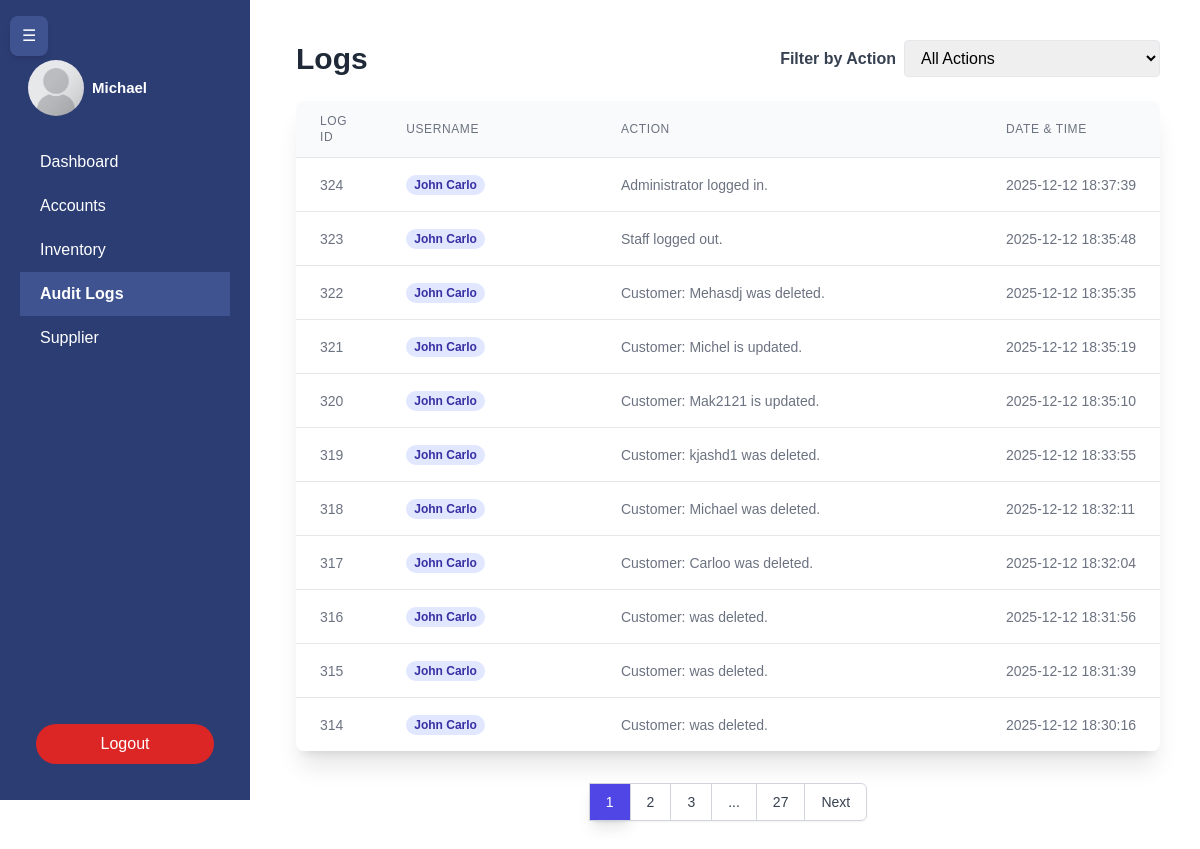
/user/admin/logs.php (signed in), run on the app's committed database.
### tables this page shows
CREATE TABLE `users` (
  `id` int(11) NOT NULL,
  `name` varchar(45) DEFAULT NULL,
  `email` varchar(45) NOT NULL,
  `password_hash` varchar(255) NOT NULL,
  `roles` enum('admin','staff') NOT NULL,
  `is_deleted` tinyint(1) NOT NULL
);

CREATE TABLE `audit_logs` (
  `id` int(11) NOT NULL,
  `user_id` int(11) NOT NULL,
  `action` varchar(255) NOT NULL,
  `date_time` datetime NOT NULL
);

### db.php (called while the page is built, shortened)
<?php
$current_url = $_SERVER['SCRIPT_NAME'];
$initial_margin_class = (isset($_SESSION['sidebar_initial_state']) && $_SESSION['sidebar_initial_state'] == 'collapsed') ? 'ml-16' : 'ml-64';
$activePage = basename($current_url);
?>

### backend/audit.php (called while the page is built, shortened)
<?php
include "../../db.php";
$records_per_page = 11;
$current_page = (isset($_GET['page']) && is_numeric($_GET['page'])) ? (int) $_GET['page'] : 1;
$where = '';
$total_records_query = "SELECT COUNT(*) FROM audit_logs a JOIN USERS u ON a.user_id = u.id" . $where;
$stmt_count = $conn->prepare($total_records_query);
$stmt_count->execute();
$total_records = $stmt_count->fetchColumn();
$total_pages = ceil($total_records / $records_per_page);
$offset = ($current_page - 1) * $records_per_page;
$audit_logs_query = "
    SELECT a.id, a.action, u.name, a.date_time, u.roles FROM
    audit_logs a
    JOIN USERS u ON a.user_id = u.id
    " . $where . "
    ORDER BY a.date_time DESC
    LIMIT :limit OFFSET :offset";
$stmt = $conn->prepare($audit_logs_query);
$stmt->bindParam(':limit', $records_per_page, PDO::PARAM_INT);
$stmt->bindParam(':offset', $offset, PDO::PARAM_INT);
$stmt->execute();
$logs = $stmt->fetchAll();
$filter_param = '';
?>

### user/admin/logs.php (the view, shortened to what this page needs)
<?php
include "../../backend/audit.php";
?>
<!DOCTYPE html>
<html lang="en">
<head>
    <link rel="stylesheet" href="../../css/admin.css">
    <script src="https://cdn.tailwindcss.com"></script>
</head>
<body>
    <?php include "sidebar.php"; ?>
    <div class="ml-64 p-10 <?= $initial_margin_class ?> fade-in-content">
        <div class="flex justify-between items-center mb-6">
            <h1 class="text-3xl font-bold text-gray-800">Logs</h1>
            <form method="GET" class="flex items-center gap-2">
                <label class="block text-gray-700 font-semibold">Filter by Action</label>
                <select id="actionFilter" name="action" onchange="this.form.submit()"
                    class="border rounded px-3 py-2 w-64 transition duration-200 hover:border-indigo-500 focus:ring-2 focus:ring-indigo-500">
                    <option value="" <?php if (empty($selected_action))
                        echo 'selected'; ?>>All Actions</option>
                </select>
            </form>
        </div>
        <div class="bg-white rounded-lg shadow-xl overflow-x-auto">
            <table class="min-w-full divide-y divide-gray-200" style="table-layout: fixed;">
                <thead class="bg-gray-50">
                    <tr>
                        <th class="px-6 py-3 text-left text-xs font-medium text-gray-500 uppercase tracking-wider"
                            style="width: 10%;">Log ID</th>
                        <th class="px-6 py-3 text-left text-xs font-medium text-gray-500 uppercase tracking-wider"
                            style="width: 25%;">Username</th>
                        <th class="px-6 py-3 text-left text-xs font-medium text-gray-500 uppercase tracking-wider"
                            style="width: 45%;">Action</th>
                        <th class="px-6 py-3 text-left text-xs font-medium text-gray-500 uppercase tracking-wider"
                            style="width: 20%;">Date & Time</th>
                    </tr>
                </thead>
                <tbody class="bg-white divide-y divide-gray-200">
                    <?php foreach ($logs as $log): ?>
                        <tr class="transition duration-150 hover:bg-gray-50 hover:shadow-md">
                            <td class="px-6 py-4 whitespace-nowrap text-sm text-gray-500">
                                <?php echo htmlspecialchars($log['id']); ?></td>
                            <td class="px-6 py-4 whitespace-nowrap text-sm text-gray-500"><span
                                    class="px-2 inline-flex text-xs leading-5 font-semibold rounded-full
                        <?php echo ($log['roles'] == 'admin') ? 'bg-indigo-100 text-indigo-800' : 'bg-green-100 text-green-800'; ?> transition duration-150 hover:scale-[1.05]">
                                    <?php echo htmlspecialchars($log['name']); ?>
                                </span></td>
                            <td class="px-6 py-4 text-sm text-gray-500 whitespace-normal break-words">
                                <?php echo htmlspecialchars($log['action']); ?></td>
                            <td class="px-6 py-4 whitespace-nowrap text-sm text-gray-500">
                                <?php echo htmlspecialchars($log['date_time']); ?></td>
                        </tr>
                    <?php endforeach; ?>
                </tbody>
            </table>
        </div>
        <div class="mt-8 flex justify-center">
            <nav class="relative z-0 inline-flex rounded-md shadow-sm -space-x-px" aria-label="Pagination">
                <?php
                $max_links = 3;
                $start_page = max(1, $current_page - floor($max_links / 2));
                $end_page = min($total_pages, $current_page + floor($max_links / 2));
                if ($end_page - $start_page + 1 < $max_links) {
                    if ($start_page > 1) {
                        $start_page = max(1, $start_page - ($max_links - ($end_page - $start_page + 1)));
                    } elseif ($end_page < $total_pages) {
                        $end_page = min($total_pages, $end_page + ($max_links - ($end_page - $start_page + 1)));
                    }
                }
                ?>
                        <?php
                for ($i = $start_page; $i <= $end_page; $i++): ?>
                    <a href="?page=<?php echo $i . $filter_param; ?>"
                       class="<?php echo ($i == $current_page) ? 'bg-indigo-600 text-white shadow-lg' : 'bg-white text-gray-700 hover:bg-gray-100'; ?>
                        relative inline-flex items-center px-4 py-2 border border-gray-300 text-sm font-medium transition duration-150">
                        <?php echo $i; ?>
                    </a>
                <?php endfor; ?>
                <?php
                if ($end_page < $total_pages) {
                    if ($end_page < $total_pages - 1) {
                        ?>
                        <span class="relative inline-flex items-center px-4 py-2 border border-gray-300 bg-white text-gray-700 text-sm font-medium">...</span>
                        <?php
                    }
                    ?>
                    <a href="?page=<?php echo $total_pages . $filter_param; ?>" class="bg-white text-gray-700 hover:bg-gray-100 relative inline-flex items-center px-4 py-2 border border-gray-300 text-sm font-medium transition duration-150"><?php echo $total_pages; ?></a>
                    <?php
                }
                ?>
                <?php if ($current_page < $total_pages): ?>
                    <a href="?page=<?php echo $current_page + 1 . $filter_param; ?>"
                        class="relative inline-flex items-center px-4 py-2 border border-gray-300 text-sm font-medium rounded-r-md text-gray-700 bg-white hover:bg-indigo-500 hover:text-white transition duration-150">
                        Next
                    </a>
                <?php endif; ?>
            </nav>
        </div>
</body>
</html>

### user/admin/sidebar.php (shortened to what this page needs)
<?php
$logged_in = "SELECT name FROM users where id = ?";
$logged_in_stmt = $conn->prepare($logged_in);
$logged_in_stmt->execute([$_SESSION["id"]]);
$logged_name = $logged_in_stmt->fetchColumn();
?>
<button id="toggleSidebar"
    class="fixed top-4 left-2.5 z-50 bg-[#3f5391] text-white px-3 py-2 rounded-lg shadow-md hover:bg-[#2C3D74] transition">
    ☰
</button>
<div id="sidebar" class="sidebar transition-all duration-300">
    <div class="flex justify-center items-center p-4"></div>
    <div class="flex items-center mb-4 p-2">
        <img class="profile rounded-full mr-2 w-14 h-14" src="../../images/profile/placeholder.png" alt="">
        <span style="font-size:15px; font-weight:bold;"><?= htmlspecialchars($logged_name) ?></span>
    </div>
    <a href="admin.php" class="<?= $activePage == 'admin.php' ? 'active' : '' ?>">Dashboard</a>
    <a href="staff_creation.php" class="<?= $activePage == 'staff_creation.php' ? 'active' : '' ?>">Accounts</a>
    <a href="inventory_management.php"
        class="<?= $activePage == 'inventory_management.php' ? 'active' : '' ?>">Inventory</a>
    <a href="logs.php" class="<?= $activePage == 'logs.php' ? 'active' : '' ?>">Audit Logs</a>
    <a href="supplier.php" class="<?= $activePage == 'supplier.php' ? 'active' : '' ?>">Supplier</a>
    <form action="../../backend/logout.php" method="POST" class="mt-auto p-4">
        <button class="w-full bg-red-600 hover:bg-red-700 text-white px-6 py-2 rounded-full transition">
            Logout
        </button>
    </form>
</div>

### css/admin.css (style rules this page uses)
body { margin: 0; font-family: Arial, sans-serif; }
.sidebar { width: 250px; background-color: #333; color: white; padding: 20px; box-sizing: border-box; }
.sidebar a { transition: background-color 0.3s ease, color 0.3s ease; }
.sidebar { width: 250px; background-color: #2c3d74; color: white; height: 100vh; position: fixed; display: flex; flex-direction: column; transition: width 0.3s ease; }
.sidebar a { color: white; padding: 10px 20px; display: block; text-decoration: none; }
.sidebar .active { background-color: #3f5391; font-weight: bold; }
.fade-in-content { animation: fadeIn 0.8s ease-out forwards; }

### user/admin/logs.php (style rules this page uses)
.fade-in-content { animation: fadeIn 0.8s ease-out forwards; }

### data on the page
users: name "Michael"
audit_logs: id "324", user.name "John Carlo", action "Administrator logged in.", date_time "2025-12-12 18:37:39"
audit_logs: id "323", user.name "John Carlo", action "Staff logged out.", date_time "2025-12-12 18:35:48"
audit_logs: id "322", user.name "John Carlo", action "Customer: Mehasdj was deleted.", date_time "2025-12-12 18:35:35"
audit_logs: id "321", user.name "John Carlo", action "Customer: Michel is updated.", date_time "2025-12-12 18:35:19"
audit_logs: id "320", user.name "John Carlo", action "Customer: Mak2121 is updated.", date_time "2025-12-12 18:35:10"
audit_logs: id "319", user.name "John Carlo", action "Customer: kjashd1 was deleted.", date_time "2025-12-12 18:33:55"
audit_logs: id "318", user.name "John Carlo", action "Customer: Michael was deleted.", date_time "2025-12-12 18:32:11"
audit_logs: id "317", user.name "John Carlo", action "Customer: Carloo was deleted.", date_time "2025-12-12 18:32:04"
audit_logs: id "316", user.name "John Carlo", action "Customer: was deleted.", date_time "2025-12-12 18:31:56"
audit_logs: id "315", user.name "John Carlo", action "Customer: was deleted.", date_time "2025-12-12 18:31:39"
audit_logs: id "314", user.name "John Carlo", action "Customer: was deleted.", date_time "2025-12-12 18:30:16"

### other printed values
$total_pages "27"
